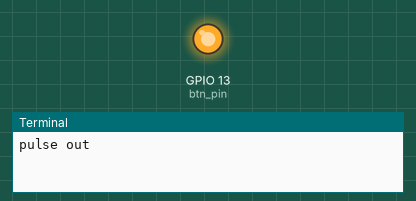
Recording of a program running on a simulated Raspberry Pi (BCM pin numbers). Shown: output pins drawn as LEDs (lit = HIGH), the last lines printed to the terminal. At 2.0 s the program stops and its outputs stay as they are.

Above: at 0.1 s.
At 2.1 s:
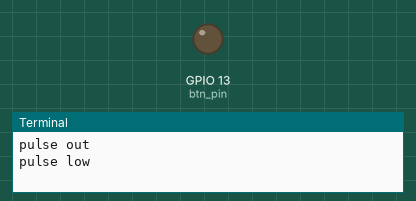
Timing chart, 0 to 3.5 s (numbered marks = the images above):
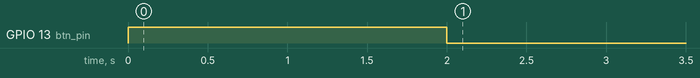

The program:

rpi_pwrdownisr.py
```python
#! /usr/bin/python3
import RPi.GPIO as GPIO
import time

#period unit : sec
ISR_PERIOD = 2
btn_pin = 13
GPIO.setmode(GPIO.BCM)
GPIO.setup(btn_pin, GPIO.OUT)

GPIO.output(btn_pin,GPIO.HIGH)
print('pulse out')
time.sleep(ISR_PERIOD)
GPIO.output(btn_pin,GPIO.LOW)
print('pulse low')

#deinit GPIㅒ
GPIO.cleanup()
```

Measured:
- by itself, GPIO 13 (btn_pin): LOW → HIGH at 0.00 s, → LOW 2.0 s later
